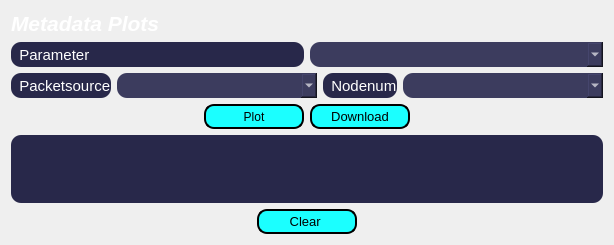
            <widget class="QWidget" name="metawidget" native="true">
             <property name="styleSheet">
              <string notr="true">border-radius : 10px;
border-color: rgb(114, 159, 207);</string>
             </property>
             <layout class="QVBoxLayout" name="verticalLayout_8">
              <item>
               <layout class="QVBoxLayout" name="verticalLayout_5">
                <property name="spacing">
                 <number>6</number>
                </property>
                <item>
                 <widget class="QLabel" name="label_16">
                  <property name="minimumSize">
                   <size>
                    <width>0</width>
                    <height>0</height>
                   </size>
                  </property>
                  <property name="maximumSize">
                   <size>
                    <width>16777215</width>
                    <height>30</height>
                   </size>
                  </property>
                  <property name="font">
                   <font>
                    <pointsize>16</pointsize>
                    <weight>75</weight>
                    <italic>true</italic>
                    <bold>true</bold>
                   </font>
                  </property>
                  <property name="styleSheet">
                   <string notr="true">color: rgb(255, 255, 255) ;
</string>
                  </property>
                  <property name="text">
                   <string>Metadata Plots</string>
                  </property>
                  <property name="alignment">
                   <set>Qt::AlignLeading|Qt::AlignLeft|Qt::AlignVCenter</set>
                  </property>
                 </widget>
                </item>
                <item>
                 <layout class="QHBoxLayout" name="horizontalLayout_11">
                  <item>
                   <widget class="QLabel" name="label_24">
                    <property name="sizePolicy">
                     <sizepolicy hsizetype="Minimum" vsizetype="Preferred">
                      <horstretch>0</horstretch>
                      <verstretch>0</verstretch>
                     </sizepolicy>
                    </property>
                    <property name="minimumSize">
                     <size>
                      <width>0</width>
                      <height>25</height>
                     </size>
                    </property>
                    <property name="maximumSize">
                     <size>
                      <width>16777215</width>
                      <height>30</height>
                     </size>
                    </property>
                    <property name="font">
                     <font>
                      <pointsize>11</pointsize>
                     </font>
                    </property>
                    <property name="styleSheet">
                     <string notr="true">background-color: rgba(40,40,74,255);color: rgb(255, 255, 255) ;
</string>
                    </property>
                    <property name="text">
                     <string>  Parameter</string>
                    </property>
                    <property name="alignment">
                     <set>Qt::AlignLeading|Qt::AlignLeft|Qt::AlignVCenter</set>
                    </property>
                   </widget>
                  </item>
                  <item>
                   <widget class="QComboBox" name="parameter">
                    <property name="sizePolicy">
                     <sizepolicy hsizetype="Minimum" vsizetype="Fixed">
                      <horstretch>0</horstretch>
                      <verstretch>0</verstretch>
                     </sizepolicy>
                    </property>
                    <property name="minimumSize">
                     <size>
                      <width>200</width>
                      <height>25</height>
                     </size>
                    </property>
                    <property name="styleSheet">
                     <string notr="true">background-color: rgba(60,60,94,255);
color: rgb(255, 255, 255) ;</string>
                    </property>
                    <property name="editable">
                     <bool>true</bool>
                    </property>
                    <property name="sizeAdjustPolicy">
                     <enum>QComboBox::AdjustToContents</enum>
                    </property>
                    <property name="iconSize">
                     <size>
                      <width>8</width>
                      <height>8</height>
                     </size>
                    </property>
                   </widget>
                  </item>
                 </layout>
                </item>
                <item>
                 <layout class="QHBoxLayout" name="horizontalLayout_12">
                  <item>
                   <widget class="QLabel" name="label_22">
                    <property name="sizePolicy">
                     <sizepolicy hsizetype="Minimum" vsizetype="Preferred">
                      <horstretch>0</horstretch>
                      <verstretch>0</verstretch>
                     </sizepolicy>
                    </property>
                    <property name="minimumSize">
                     <size>
                      <width>0</width>
                      <height>25</height>
                     </size>
                    </property>
                    <property name="maximumSize">
                     <size>
                      <width>16777215</width>
                      <height>30</height>
                     </size>
                    </property>
                    <property name="font">
                     <font>
                      <pointsize>11</pointsize>
                     </font>
                    </property>
                    <property name="styleSheet">
                     <string notr="true">background-color: rgba(40,40,74,255);color: rgb(255, 255, 255) ;
</string>
                    </property>
                    <property name="text">
                     <string>  Packetsource</string>
                    </property>
                    <property name="alignment">
                     <set>Qt::AlignLeading|Qt::AlignLeft|Qt::AlignVCenter</set>
                    </property>
                   </widget>
                  </item>
                  <item>
                   <widget class="QComboBox" name="packetsource">
                    <property name="sizePolicy">
                     <sizepolicy hsizetype="Minimum" vsizetype="Fixed">
                      <horstretch>0</horstretch>
                      <verstretch>0</verstretch>
                     </sizepolicy>
                    </property>
                    <property name="minimumSize">
                     <size>
                      <width>200</width>
                      <height>25</height>
                     </size>
                    </property>
                    <property name="styleSheet">
                     <string notr="true">background-color: rgba(60,60,94,255);
color: rgb(255, 255, 255) ;</string>
                    </property>
                    <property name="editable">
                     <bool>true</bool>
                    </property>
                    <property name="sizeAdjustPolicy">
                     <enum>QComboBox::AdjustToContents</enum>
                    </property>
                    <property name="iconSize">
                     <size>
                      <width>8</width>
                      <height>8</height>
                     </size>
                    </property>
                   </widget>
                  </item>
                  <item>
                   <widget class="QLabel" name="label_23">
                    <property name="sizePolicy">
                     <sizepolicy hsizetype="Minimum" vsizetype="Preferred">
                      <horstretch>0</horstretch>
                      <verstretch>0</verstretch>
                     </sizepolicy>
                    </property>
                    <property name="minimumSize">
                     <size>
                      <width>0</width>
                      <height>25</height>
                     </size>
                    </property>
                    <property name="maximumSize">
                     <size>
                      <width>16777215</width>
                      <height>30</height>
                     </size>
                    </property>
                    <property name="font">
                     <font>
                      <pointsize>11</pointsize>
                     </font>
                    </property>
                    <property name="styleSheet">
                     <string notr="true">background-color: rgba(40,40,74,255);color: rgb(255, 255, 255) ;
</string>
                    </property>
                    <property name="text">
                     <string>  Nodenum</string>
                    </property>
                    <property name="alignment">
                     <set>Qt::AlignLeading|Qt::AlignLeft|Qt::AlignVCenter</set>
                    </property>
                   </widget>
                  </item>
                  <item>
                   <widget class="QComboBox" name="nodenum">
                    <property name="sizePolicy">
                     <sizepolicy hsizetype="Minimum" vsizetype="Fixed">
                      <horstretch>0</horstretch>
                      <verstretch>0</verstretch>
                     </sizepolicy>
                    </property>
                    <property name="minimumSize">
                     <size>
                      <width>200</width>
                      <height>25</height>
                     </size>
                    </property>
                    <property name="styleSheet">
                     <string notr="true">background-color: rgba(60,60,94,255);
color: rgb(255, 255, 255) ;</string>
                    </property>
                    <property name="editable">
                     <bool>true</bool>
                    </property>
                    <property name="sizeAdjustPolicy">
                     <enum>QComboBox::AdjustToContents</enum>
                    </property>
                    <property name="iconSize">
                     <size>
                      <width>8</width>
                      <height>8</height>
                     </size>
                    </property>
                   </widget>
                  </item>
                 </layout>
                </item>
                <item>
                 <layout class="QHBoxLayout" name="horizontalLayout_14"/>
                </item>
                <item>
                 <layout class="QHBoxLayout" name="horizontalLayout_20">
                  <item>
                   <spacer name="horizontalSpacer_4">
                    <property name="orientation">
                     <enum>Qt::Horizontal</enum>
                    </property>
                    <property name="sizeHint" stdset="0">
                     <size>
                      <width>0</width>
                      <height>20</height>
                     </size>
                    </property>
                   </spacer>
                  </item>
                  <item>
                   <widget class="QPushButton" name="plot">
                    <property name="sizePolicy">
                     <sizepolicy hsizetype="Minimum" vsizetype="Minimum">
                      <horstretch>0</horstretch>
                      <verstretch>0</verstretch>
                     </sizepolicy>
                    </property>
                    <property name="minimumSize">
                     <size>
                      <width>100</width>
                      <height>25</height>
                     </size>
                    </property>
                    <property name="styleSheet">
                     <string notr="true">QPushButton#plot{border: 2px solid black;
border-radius :10px;
color: rgb(0,0,0);
background-color: rgba(27,255,255,255);}
QPushButton#plot::hover{border: 1px solid black;
font: 12pt &quot;Ubuntu&quot;;}</string>
                    </property>
                    <property name="text">
                     <string>Plot</string>
                    </property>
                   </widget>
                  </item>
                  <item>
                   <widget class="QPushButton" name="download_md">
                    <property name="sizePolicy">
                     <sizepolicy hsizetype="Minimum" vsizetype="Minimum">
                      <horstretch>0</horstretch>
                      <verstretch>0</verstretch>
                     </sizepolicy>
                    </property>
                    <property name="minimumSize">
                     <size>
                      <width>100</width>
                      <height>25</height>
                     </size>
                    </property>
                    <property name="font">
                     <font>
                      <pointsize>10</pointsize>
                     </font>
                    </property>
                    <property name="styleSheet">
                     <string notr="true">QPushButton#download_md{border: 2px solid black;
border-radius :10px;
color: rgb(0,0,0);
background-color: rgba(27,255,255,255);}
QPushButton#download_md::hover{border: 1px solid black;
font: 12pt &quot;Ubuntu&quot;;}</string>
                    </property>
                    <property name="text">
                     <string>Download</string>
                    </property>
                   </widget>
                  </item>
                  <item>
                   <spacer name="horizontalSpacer_5">
                    <property name="orientation">
                     <enum>Qt::Horizontal</enum>
                    </property>
                    <property name="sizeHint" stdset="0">
                     <size>
                      <width>0</width>
                      <height>20</height>
                     </size>
                    </property>
                   </spacer>
                  </item>
                 </layout>
                </item>
                <item>
                 <widget class="QScrollArea" name="scrollArea">
                  <property name="widgetResizable">
                   <bool>true</bool>
                  </property>
                  <property name="alignment">
                   <set>Qt::AlignLeading|Qt::AlignLeft|Qt::AlignTop</set>
                  </property>
                  <widget class="QWidget" name="scrollAreaWidgetContents">
                   <property name="geometry">
                    <rect>
                     <x>0</x>
                     <y>0</y>
                     <width>584</width>
                     <height>585</height>
                    </rect>
                   </property>
                   <property name="styleSheet">
                    <string notr="true">background-color: rgba(40,40,74,255);
color: rgb(255, 255, 255);</string>
                   </property>
                   <layout class="QHBoxLayout" name="horizontalLayout_21">
                    <item>
                     <layout class="QVBoxLayout" name="Metadata">
                      <property name="spacing">
                       <number>6</number>
                      </property>
                     </layout>
                    </item>
                   </layout>
                  </widget>
                 </widget>
                </item>
               </layout>
              </item>
              <item>
               <layout class="QHBoxLayout" name="horizontalLayout_10">
                <item>
                 <spacer name="horizontalSpacer_8">
                  <property name="orientation">
                   <enum>Qt::Horizontal</enum>
                  </property>
                  <property name="sizeHint" stdset="0">
                   <size>
                    <width>40</width>
                    <height>20</height>
                   </size>
                  </property>
                 </spacer>
                </item>
                <item>
                 <widget class="QPushButton" name="clear_md">
                  <property name="sizePolicy">
                   <sizepolicy hsizetype="Minimum" vsizetype="Minimum">
                    <horstretch>0</horstretch>
                    <verstretch>0</verstretch>
                   </sizepolicy>
                  </property>
                  <property name="minimumSize">
                   <size>
                    <width>100</width>
                    <height>25</height>
                   </size>
                  </property>
                  <property name="font">
                   <font>
                    <pointsize>10</pointsize>
                   </font>
                  </property>
                  <property name="styleSheet">
                   <string notr="true">QPushButton#clear_md{border: 2px solid black;
border-radius :10px;
color: rgb(0,0,0);
background-color: rgba(27,255,255,255);}
QPushButton#clear_md::hover{border: 1px solid black;
font: 12pt &quot;Ubuntu&quot;;}</string>
                  </property>
                  <property name="text">
                   <string>Clear </string>
                  </property>
                 </widget>
                </item>
                <item>
                 <spacer name="horizontalSpacer_9">
                  <property name="orientation">
                   <enum>Qt::Horizontal</enum>
                  </property>
                  <property name="sizeHint" stdset="0">
                   <size>
                    <width>40</width>
                    <height>20</height>
                   </size>
                  </property>
                 </spacer>
                </item>
               </layout>
              </item>
             </layout>
            </widget>
